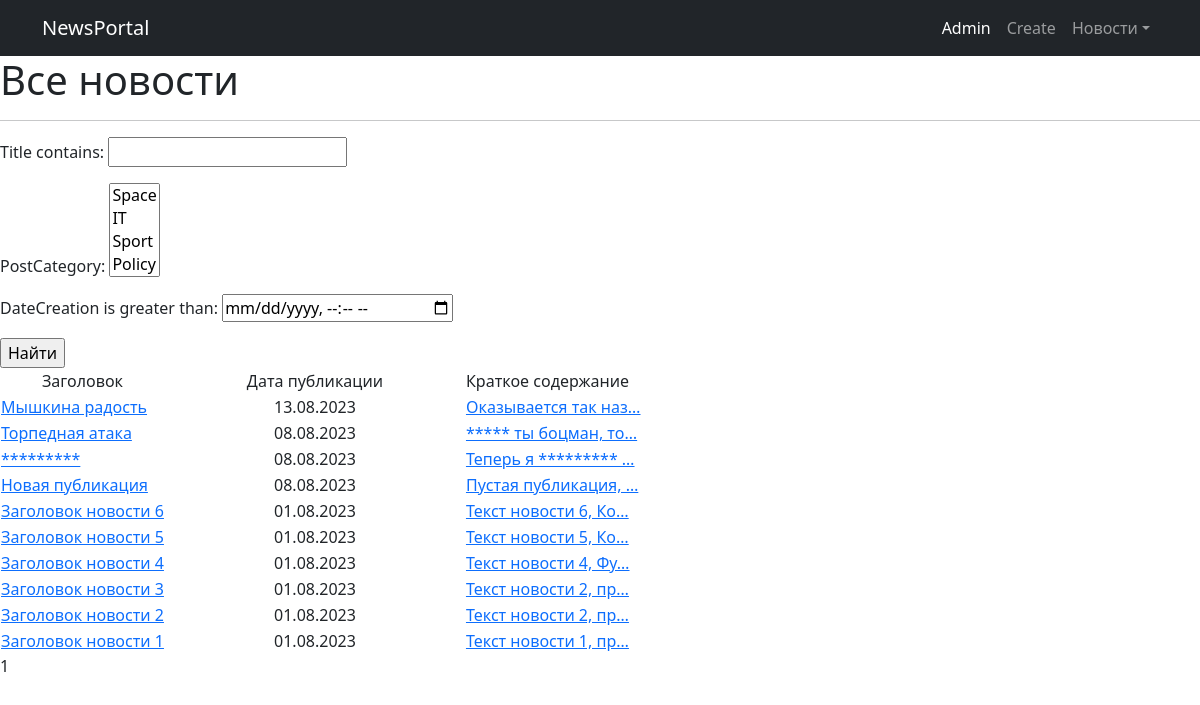
Before: /news/ with the older database file.
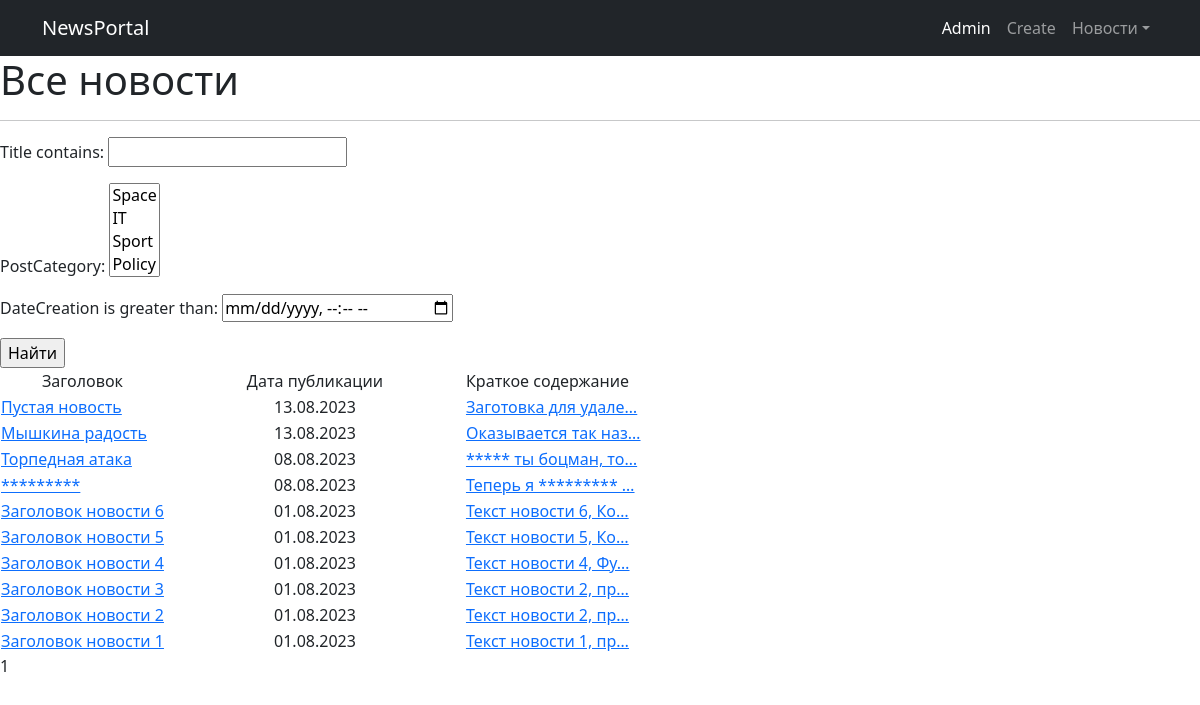
After: the same page with the newer database file.
### News/models.py (models this page shows, shortened)
class Post(models.Model):
    NEWS = 'NW'
    ARTICLE = 'AR'
    CATEGORY_CHOICES = (
        (NEWS, "Новость"),
        (ARTICLE, 'Статья'),
    )
    dateCreation = models.DateTimeField(auto_now_add=True)
    categoryType = models.CharField(max_length=2, choices=CATEGORY_CHOICES, default=ARTICLE)
    author = models.ForeignKey(Author, on_delete=models.CASCADE, related_name='posts')
    postCategory = models.ManyToManyField(Category, through='PostCategory')
    title = models.CharField(max_length=128)
    text = models.TextField()
    rating = models.SmallIntegerField(default=0)
    class Meta:
        verbose_name = 'Публикация'
        verbose_name_plural = 'Публикации'

### News/views.py (the view)
# urls.py: path('', PostList.as_view(), name='posts_list'),
class PostList(ListView):
    model = Post
    ordering = '-dateCreation'  # сортируем по убыванию даты, сначала самая свежая новость, далее по убыванию
    template_name = 'all_news.html'
    context_object_name = 'all_news'
    paginate_by = 10
    def get_queryset(self):
        queryset = super().get_queryset()
        self.filterset = NewsFilter(self.request.GET, queryset)
        return self.filterset.qs
    def get_context_data(self, **kwargs):
        context = super().get_context_data(**kwargs)
        context['filterset'] = self.filterset
        return context

### News/context_processors.py (called while the page is built)
def news_for_header(request):
    return {
        'news_for_header': Post.objects.order_by('-dateCreation')
    }

### News/models.py (called while the page is built)
    def __str__(self):
        return self.name

### News/templatetags/custom_filters.py (called while the page is built)
@register.filter()
def censorship(value):
    words = value.split()  # Разделяем текст на слова
    censored_words = []
    for word in words:
        if word.lower() in censor_words:  # для проверки приводим к нижнему регистру
            censored_words.append('*' * len(word))
        else:
            censored_words.append(word)
    return ' '.join(censored_words)  # Собираем обратно в текст

### templates/all_news.html (shortened to what this page needs)
{% extends 'flatpages/default.html' %}
{% load custom_filters %}
{% load custom_tags %}
{% block content %}
    <h1>Все новости</h1>
    <hr>
    <form action="" method="get">
        {{ filterset.form.as_p }}
        <input type="submit" value="Найти"/>
    </form>
    {% if all_news %}
        <table>
            <tr>
                <td style="text-align: center;">Заголовок</td>
                <td style="text-align: center; width: 300px;">Дата публикации</td>
                <td style="width: 300px;">Краткое содержание</td>
            </tr>
            {% for one_news in all_news %}
                <tr>
                    <td><a href="/news/{{ one_news.pk }}">{{ one_news.title|censorship }}</td>
                    <td style="text-align: center; width: 300px;">{{ one_news.dateCreation|date:'d.m.Y' }}</td>
                    <td style="width: 300px;"><a
                            href="/news/{{ one_news.pk }}">{{ one_news.text|truncatechars:20|censorship }}</td>
                </tr>
            {% endfor %}
        </table>
    {% else %}
        <h2>Новостей нет!</h2>
    {% endif %}
    {{ page_obj.number }}
{% endblock content %}

### templates/flatpages/default.html (shortened to what this page needs)
<!DOCTYPE html>
{% load static %}
<html lang="en">
    <head>
        <link href={% static 'css/styles.css' %} rel="stylesheet" />
    </head>
    <body>
        <nav class="navbar navbar-expand-lg navbar-dark bg-dark">
            <div class="container">
                <a class="navbar-brand" href="/news/">NewsPortal</a>
                <div class="collapse navbar-collapse" id="navbarSupportedContent">
                    <ul class="navbar-nav ms-auto mb-2 mb-lg-0">
                        <li class="nav-item"><a class="nav-link active" aria-current="page" href="/admin/">Admin</a>
                        </li>
                        <li class="nav-item"><a class="nav-link" href="/news/create/">Create</a></li>
                        <li class="nav-item dropdown">
                            <a class="nav-link dropdown-toggle" id="navbarDropdown" href="#" role="button"
                               data-bs-toggle="dropdown" aria-expanded="false">Новости</a>
                        </li>
                    </ul>
                </div>
            </div>
        </nav>
        {% block content %}{% endblock content %}
    </body>
</html>

Changed rows visible on the page:
removed Post: title|censorship "Новая публикация", dateCreation "08.08.2023", text|censorship "Пустая публикация, …"
added Post: title|censorship "Пустая новость", dateCreation "13.08.2023", text|censorship "Заготовка для удале…"
